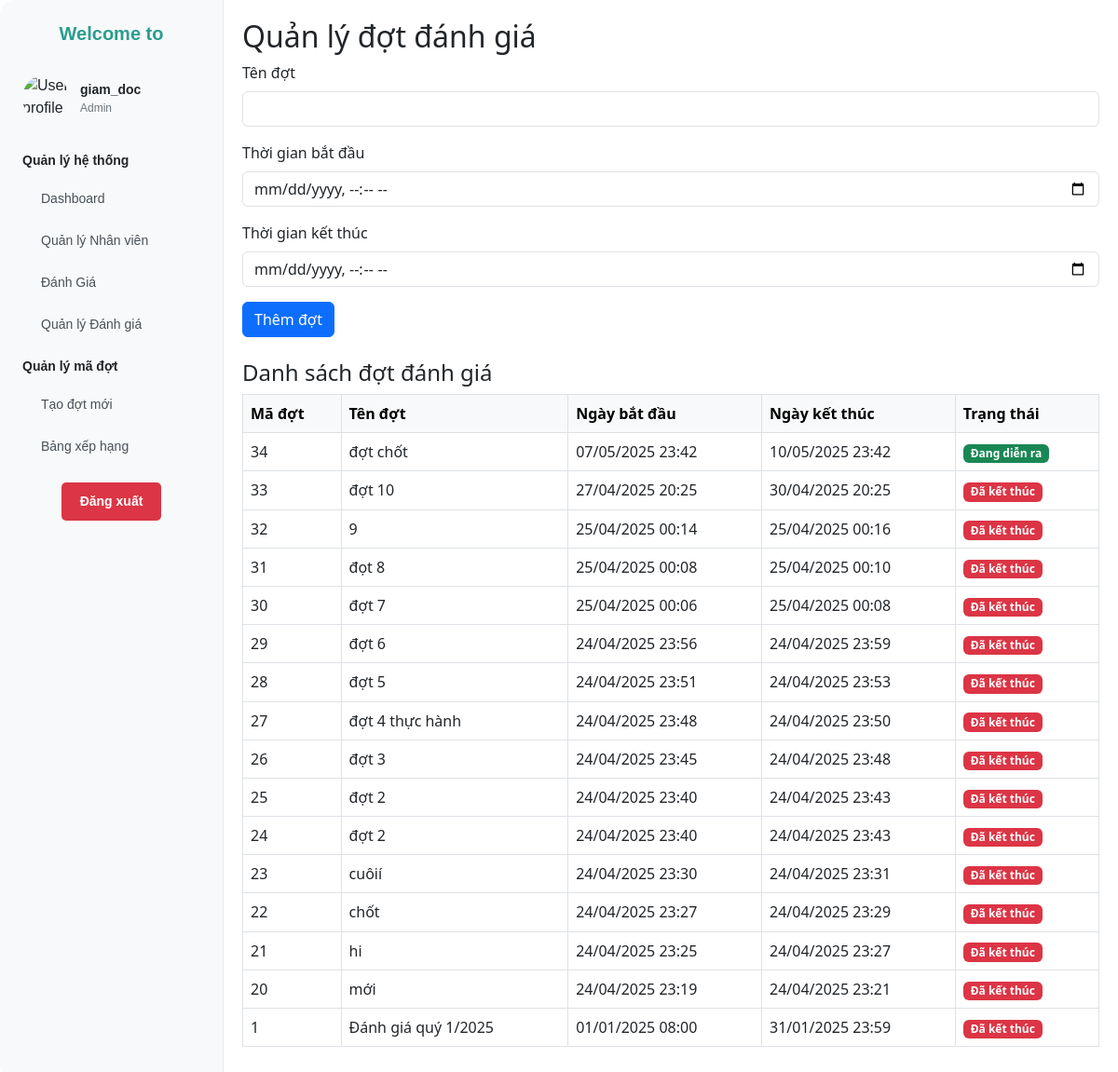
The page /admin/views/quan_li_dot.php (signed in) on the database its author committed.
### tables this page shows
CREATE TABLE `dot_danh_gia` (
  `ma_dot` int(11) NOT NULL,
  `ten_dot` varchar(100) NOT NULL,
  `thoi_gian_bat_dau` datetime DEFAULT NULL,
  `thoi_gian_ket_thuc` datetime DEFAULT NULL,
  `trang_thai` enum('Dang Dien Ra','Da Ket Thuc','Chua Bat Dau') DEFAULT 'Dang Dien Ra'
);

### admin/views/quan_li_dot.php (the view, shortened to what this page needs)
<?php
include '../../config/db.php';
$now = date('Y-m-d H:i:s');
$sql = "UPDATE dot_danh_gia SET
        trang_thai = CASE
            WHEN thoi_gian_bat_dau > '$now' THEN 'Chua Bat Dau'
            WHEN thoi_gian_bat_dau <= '$now' AND thoi_gian_ket_thuc >= '$now' THEN 'Dang Dien Ra'
            WHEN thoi_gian_ket_thuc < '$now' THEN 'Da Ket Thuc'
        END";
$conn->exec($sql);
$stmt = $conn->query("SELECT * FROM dot_danh_gia ORDER BY ma_dot DESC");
$ds_dot = $stmt->fetchAll(PDO::FETCH_ASSOC);
?>
<!DOCTYPE html>
<html lang="vi">
<head>
    <link href="https://cdn.jsdelivr.net/npm/bootstrap@5.3.0/dist/css/bootstrap.min.css" rel="stylesheet">
</head>
<body>
<div class="main">
    <?php include './siderbar.php'; ?>
    <div class="content">
        <h2>Quản lý đợt đánh giá</h2>
        <form method="POST" class="mb-4">
            <div class="mb-3">
                <label class="form-label">Tên đợt</label>
                <input type="text" name="ten_dot" class="form-control" required>
            </div>
            <div class="mb-3">
    <label class="form-label">Thời gian bắt đầu</label>
    <input type="datetime-local" name="ngay_bat_dau" class="form-control" required>
</div>
<div class="mb-3">
    <label class="form-label">Thời gian kết thúc</label>
    <input type="datetime-local" name="ngay_ket_thuc" class="form-control" required>
</div>
            <button type="submit" class="btn btn-primary">Thêm đợt</button>
        </form>
        <h4>Danh sách đợt đánh giá</h4>
        <table class="table table-bordered table-hover">
            <thead class="table-light">
                <tr>
                    <th>Mã đợt</th>
                    <th>Tên đợt</th>
                    <th>Ngày bắt đầu</th>
                    <th>Ngày kết thúc</th>
                    <th>Trạng thái</th>
                </tr>
            </thead>
            <tbody>
                <?php foreach ($ds_dot as $dot): ?>
                    <tr>
                        <td><?= $dot['ma_dot'] ?></td>
                        <td><?= htmlspecialchars($dot['ten_dot']) ?></td>
                        <td><?= date('d/m/Y H:i', strtotime($dot['thoi_gian_bat_dau'])) ?></td>
<td><?= date('d/m/Y H:i', strtotime($dot['thoi_gian_ket_thuc'])) ?></td>
                        <td>
    <span class="badge
        <?php
            if ($dot['trang_thai'] === 'Dang Dien Ra') echo 'bg-success';
            elseif ($dot['trang_thai'] === 'Da Ket Thuc') echo 'bg-danger';
            else echo 'bg-warning';
        ?>">
        <?php
            if ($dot['trang_thai'] === 'Dang Dien Ra') echo 'Đang diễn ra';
            elseif ($dot['trang_thai'] === 'Da Ket Thuc') echo 'Đã kết thúc';
            else echo 'Chưa bắt đầu';
        ?>
    </span>
</td>
                    </tr>
                <?php endforeach; ?>
            </tbody>
        </table>
    </div>
</div>
</body>
</html>

### admin/views/quan_li_dot.php (style rules this page uses)
.main { display: flex; }
.content { flex-grow: 1; padding: 20px; }

### rows shown on the page
dot_danh_gia: ma_dot "34", ten_dot "đợt chốt", thoi_gian_bat_dau "07/05/2025 23:42", thoi_gian_ket_thuc "10/05/2025 23:42", trang_thai "Đang diễn ra"
dot_danh_gia: ma_dot "33", ten_dot "đợt 10", thoi_gian_bat_dau "27/04/2025 20:25", thoi_gian_ket_thuc "30/04/2025 20:25", trang_thai "Đã kết thúc"
dot_danh_gia: ma_dot "32", ten_dot "9", thoi_gian_bat_dau "25/04/2025 00:14", thoi_gian_ket_thuc "25/04/2025 00:16", trang_thai "Đã kết thúc"
dot_danh_gia: ma_dot "31", ten_dot "đọt 8", thoi_gian_bat_dau "25/04/2025 00:08", thoi_gian_ket_thuc "25/04/2025 00:10", trang_thai "Đã kết thúc"
dot_danh_gia: ma_dot "30", ten_dot "đợt 7", thoi_gian_bat_dau "25/04/2025 00:06", thoi_gian_ket_thuc "25/04/2025 00:08", trang_thai "Đã kết thúc"
dot_danh_gia: ma_dot "29", ten_dot "đợt 6", thoi_gian_bat_dau "24/04/2025 23:56", thoi_gian_ket_thuc "24/04/2025 23:59", trang_thai "Đã kết thúc"
dot_danh_gia: ma_dot "28", ten_dot "đợt 5", thoi_gian_bat_dau "24/04/2025 23:51", thoi_gian_ket_thuc "24/04/2025 23:53", trang_thai "Đã kết thúc"
dot_danh_gia: ma_dot "27", ten_dot "đợt 4 thực hành", thoi_gian_bat_dau "24/04/2025 23:48", thoi_gian_ket_thuc "24/04/2025 23:50", trang_thai "Đã kết thúc"
dot_danh_gia: ma_dot "26", ten_dot "đợt 3", thoi_gian_bat_dau "24/04/2025 23:45", thoi_gian_ket_thuc "24/04/2025 23:48", trang_thai "Đã kết thúc"
dot_danh_gia: ma_dot "25", ten_dot "đợt 2", thoi_gian_bat_dau "24/04/2025 23:40", thoi_gian_ket_thuc "24/04/2025 23:43", trang_thai "Đã kết thúc"
dot_danh_gia: ma_dot "24", ten_dot "đợt 2", thoi_gian_bat_dau "24/04/2025 23:40", thoi_gian_ket_thuc "24/04/2025 23:43", trang_thai "Đã kết thúc"
dot_danh_gia: ma_dot "23", ten_dot "cuôií", thoi_gian_bat_dau "24/04/2025 23:30", thoi_gian_ket_thuc "24/04/2025 23:31", trang_thai "Đã kết thúc"
dot_danh_gia: ma_dot "22", ten_dot "chốt", thoi_gian_bat_dau "24/04/2025 23:27", thoi_gian_ket_thuc "24/04/2025 23:29", trang_thai "Đã kết thúc"
dot_danh_gia: ma_dot "21", ten_dot "hi", thoi_gian_bat_dau "24/04/2025 23:25", thoi_gian_ket_thuc "24/04/2025 23:27", trang_thai "Đã kết thúc"
dot_danh_gia: ma_dot "20", ten_dot "mới", thoi_gian_bat_dau "24/04/2025 23:19", thoi_gian_ket_thuc "24/04/2025 23:21", trang_thai "Đã kết thúc"
dot_danh_gia: ma_dot "1", ten_dot "Đánh giá quý 1/2025", thoi_gian_bat_dau "01/01/2025 08:00", thoi_gian_ket_thuc "31/01/2025 23:59", trang_thai "Đã kết thúc"

### other values the page prints
$_SESSION['user']['ten_dang_nhap'] "giam_doc"
$_SESSION['user']['quyen'] "Admin"
